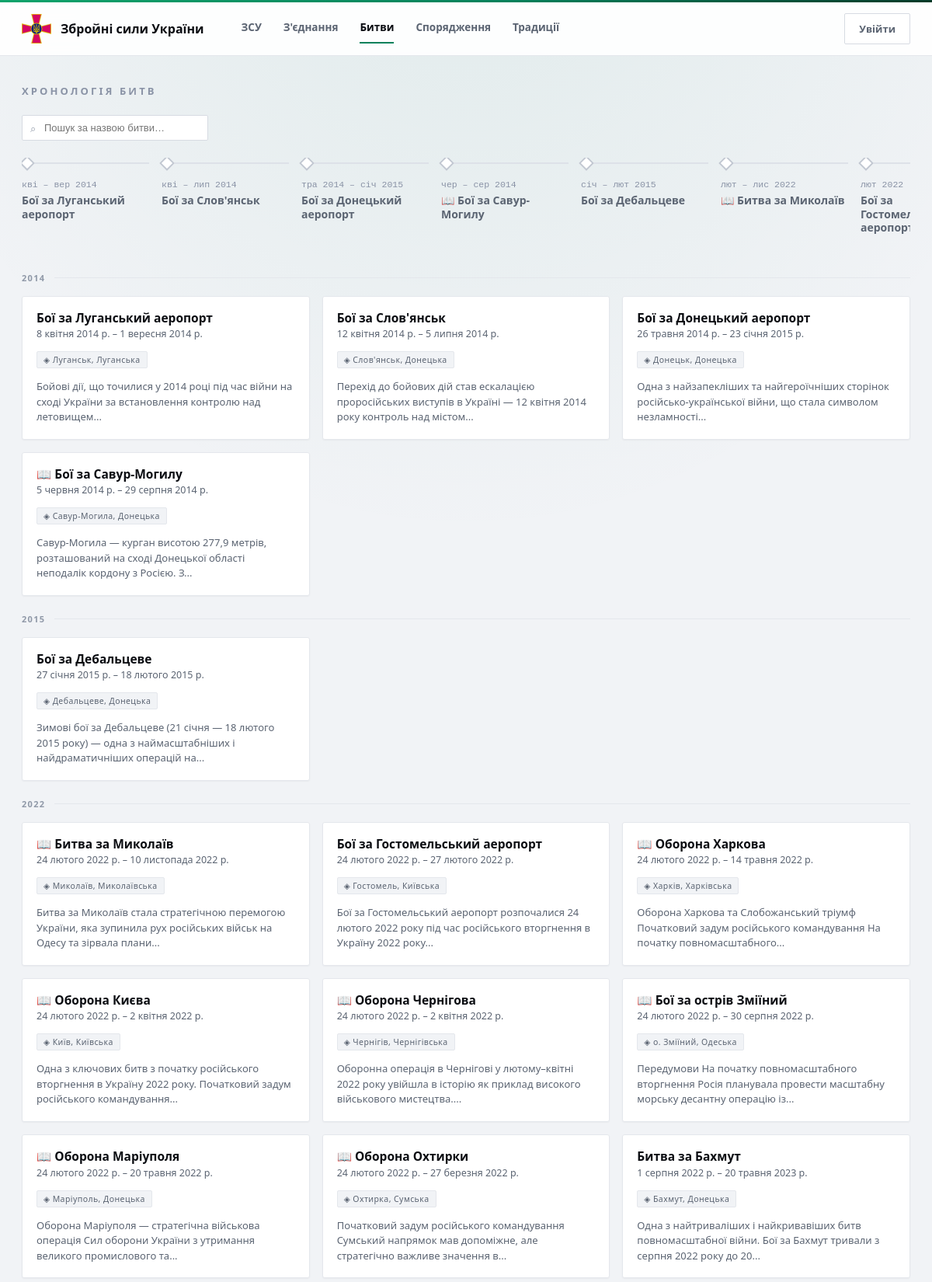
The app's page /battles (upper part) with its own data.
### tables this page shows
CREATE TABLE battles (
    battle_id      INTEGER PRIMARY KEY,
    name           TEXT NOT NULL,
    location_id    INTEGER REFERENCES locations (location_id),
    start_date     DATE,
    end_date       DATE,
    description    TEXT,
    created_at     TIMESTAMP NOT NULL DEFAULT CURRENT_TIMESTAMP,
    updated_at     TIMESTAMP NOT NULL DEFAULT CURRENT_TIMESTAMP,
    CHECK (start_date IS NULL OR end_date IS NULL OR start_date <= end_date)
);

CREATE TABLE locations (
    location_id   INTEGER PRIMARY KEY,
    city_name     TEXT NOT NULL,
    region_id     INTEGER NOT NULL REFERENCES regions (region_id),
    created_at    TIMESTAMP NOT NULL DEFAULT CURRENT_TIMESTAMP,
    updated_at    TIMESTAMP NOT NULL DEFAULT CURRENT_TIMESTAMP,
    UNIQUE (city_name, region_id)
);

CREATE TABLE regions (
    region_id      INTEGER PRIMARY KEY,
    region_name    TEXT NOT NULL UNIQUE,
    created_at     TIMESTAMP NOT NULL DEFAULT CURRENT_TIMESTAMP,
    updated_at     TIMESTAMP NOT NULL DEFAULT CURRENT_TIMESTAMP
);

### app/routers/battles.py (the view)
@router.get("")
def list_battles(request: Request, db: sqlite3.Connection = Depends(get_db)):
    rows = db.execute(
        """SELECT b.battle_id, b.name, b.start_date, b.end_date, b.description, l.city_name, r.region_name
           FROM battles b
           LEFT JOIN locations l ON b.location_id = l.location_id
           LEFT JOIN regions r ON l.region_id = r.region_id
           ORDER BY b.start_date"""
    ).fetchall()
    battles = []
    for r in rows:
        battle = dict(r)
        battle["status"] = _battle_status(r["start_date"], r["end_date"])
        battle["period"] = _format_period(r["start_date"], r["end_date"])
        battle["year"] = r["start_date"][:4] if r["start_date"] else None
        battles.append(battle)
    return templates.TemplateResponse(request, "battles_list.html", {"battles": battles})

### app/templates/battles_list.html (shortened to what this page needs)
{% extends "base.html" %}
{% block content %}
<div class="page-eyebrow">Хронологія битв</div>
<div class="toolbar">
  <div class="search search--inline">
    <input id="battle-search" placeholder="Пошук за назвою битви…" autocomplete="off">
  </div>
</div>
{% if battles %}
<div class="timeline" id="battles-timeline">
  <div class="timeline__track">
    {% for b in battles %}
      <a class="timeline__node battle-row {{ 'is-active' if b.status == 'триває' }}" data-name="{{ b.name|lower }}" href="/battles/{{ b.battle_id }}">
        <div class="line">
          <span class="diamond"></span>
          <span class="bar"></span>
        </div>
        <div class="period">{{ b.period }}</div>
        <div class="name">{{ b.name }}</div>
      </a>
    {% endfor %}
  </div>
</div>
{% endif %}
<div class="grid-cards" id="battles-cards">
  {% for b in battles %}
    {% if loop.first or b.year != battles[loop.index0 - 1].year %}
      <div class="divider"><span>{{ b.year or 'Без дати' }}</span></div>
    {% endif %}
    <a class="card battle-row" data-name="{{ b.name|lower }}" href="/battles/{{ b.battle_id }}">
      <div class="card__head">
        <span class="card__title">
          <span class="card__name">{{ b.name }}</span>
          <span class="card__sub mono">{{ b.start_date | uk_date }}{% if b.end_date %} – {{ b.end_date | uk_date }}{% endif %}</span>
        </span>
      </div>
      {% if b.city_name %}<div class="tags"><span class="tag">◈ {{ b.city_name }}{% if b.region_name %}, {{ b.region_name }}{% endif %}</span></div>{% endif %}
      {% if b.description %}<div style="color:var(--muted);font-size:13px;line-height:1.5">{{ b.description|striptags|truncate(120) }}</div>{% endif %}
    </a>
  {% else %}
    <div class="empty" style="grid-column:1/-1">Битви ще не додані.</div>
  {% endfor %}
</div>
{% endblock %}

### static/css/style.css (style rules this page uses)
:root { --green: #03815B; --green-hover: #026A4A; --green-deep: #023A28; --green-mid: #0FA36B; --green-light: #1FB37C; --accent-text: #045C40; --tint-bg: rgba(3,129,91,0.08); --tint-border: rgba(3,129,91,0.22); --page: #F1F3F6; --card: #FFFFFF; --line: #E4E7EC; --line-2: #EEF0F3; --line-3: #F1F3F6; --input: #D7DBE2; --ink: #0B0D12; --text: #2B303A; --muted: #5B6472; --faint: #8A93A6; --ghost: #9099A8; --mono: "Cascadia Code","Consolas",ui-monospace,monospace; --shadow: 0 1px 2px rgba(20,22,30,0.04); --shadow-h: 0 8px 24px rgba(3,129,91,0.14); }
* { box-sizing: border-box; }
html, body { margin: 0; padding: 0; }
body { font-family: "Calibri","Source Sans Pro","Segoe UI",system-ui,sans-serif; background: var(--page); background-image: radial-gradient(120% 55% at 50% -8%, rgba(3,129,91,0.08) 0%, rgba(241,243,246,0) 55%); background-attachment: fixed; color: var(--text); -webkit-font-smoothing: antialiased; }
a { color: var(--green); text-decoration: none; }
.search { position: relative; display: flex; align-items: center; }
.search::before { content: "⌕"; position: absolute; left: 11px; color: var(--ghost); font-size: 13px; }
.search input { width: 210px; background: #fff; border: 1px solid var(--input); color: var(--text); padding: 8px 12px 8px 28px; font-size: 13px; outline: none; border-radius: 2px; }
.search--inline { margin-right: auto; }
.search--inline input { width: 240px; }
.page-eyebrow { color: var(--faint); font-size: 13px; letter-spacing: 0.24em; text-transform: uppercase; font-weight: 700; margin-bottom: 22px; }
.toolbar { display: flex; align-items: flex-end; justify-content: flex-end; gap: 12px; flex-wrap: wrap; margin-bottom: 22px; }
.divider { display: flex; align-items: center; gap: 12px; margin-top: 6px; }
.grid-cards .divider { grid-column: 1 / -1; }
.divider span { color: var(--ghost); font-size: 11px; letter-spacing: 0.12em; text-transform: uppercase; font-weight: 600; white-space: nowrap; }
.divider::after { content: ""; flex: 1; height: 1px; background: var(--line); }
.grid-cards { display: grid; grid-template-columns: repeat(auto-fill,minmax(280px,1fr)); gap: 16px; }
.card { text-align: left; cursor: pointer; background: var(--card); border: 1px solid var(--line); border-radius: 3px; padding: 18px; display: flex; flex-direction: column; gap: 14px; box-shadow: var(--shadow); transition: border-color .15s, transform .15s, box-shadow .15s; color: inherit; }
.card__head { display: flex; align-items: flex-start; gap: 14px; }
.card__title { min-width: 0; display: flex; flex-direction: column; }
.card__name { color: var(--ink); font-weight: 700; font-size: 15.5px; line-height: 1.2; }
.card__sub { color: var(--muted); font-size: 12.5px; margin-top: 3px; }
.tags { display: flex; flex-wrap: wrap; gap: 6px; }
.tag { font-size: 10.5px; letter-spacing: 0.04em; color: var(--muted); background: var(--line-3); border: 1px solid var(--line); padding: 3px 8px; border-radius: 2px; white-space: nowrap; }
.timeline { position: relative; margin-bottom: 36px; overflow-x: auto; padding-bottom: 6px; }
.timeline__track { display: flex; min-width: min-content; }
.timeline__node { flex: 1; min-width: 180px; padding-right: 16px; }
.timeline__node .line { display: flex; align-items: center; }
.timeline__node .diamond { width: 14px; height: 14px; flex: none; transform: rotate(45deg); background: #fff; border: 2px solid #C2C8D2; }
.timeline__node .bar { flex: 1; height: 2px; background: #DDE1E8; }
.timeline__node .period { font-family: var(--mono); font-size: 11.5px; color: var(--faint); margin-top: 14px; }
.timeline__node .name { margin-top: 5px; font-size: 14px; font-weight: 600; color: var(--muted); line-height: 1.25; }
a.timeline__node { display: block; color: inherit; cursor: pointer; }

### records on screen
battles: period "кві – вер 2014", name "Бої за Луганський аеропорт", year "2014", start_date|uk_date "8 квітня 2014 р.", end_date|uk_date "1 вересня 2014 р.", city_name "Луганськ", region_name "Луганська", description "Бойові дії, що точилися у 2014 році під час війни на сході України за встановлення контролю над летовищем..."
battles: period "кві – лип 2014", name "Бої за Слов'янськ", start_date|uk_date "12 квітня 2014 р.", end_date|uk_date "5 липня 2014 р.", city_name "Слов'янськ", region_name "Донецька", description "Перехід до бойових дій став ескалацією проросійських виступів в Україні — 12 квітня 2014 року контроль над містом..."
battles: period "тра 2014 – січ 2015", name "Бої за Донецький аеропорт", start_date|uk_date "26 травня 2014 р.", end_date|uk_date "23 січня 2015 р.", city_name "Донецьк", region_name "Донецька", description "Одна з найзапекліших та найгероїчніших сторінок російсько-української війни, що стала символом незламності..."
battles: period "чер – сер 2014", name "📖 Бої за Савур-Могилу", start_date|uk_date "5 червня 2014 р.", end_date|uk_date "29 серпня 2014 р.", city_name "Савур-Могила", region_name "Донецька", description "Савур-Могила — курган висотою 277,9 метрів, розташований на сході Донецької області неподалік кордону з Росією. З..."
battles: period "січ – лют 2015", name "Бої за Дебальцеве", year "2015", start_date|uk_date "27 січня 2015 р.", end_date|uk_date "18 лютого 2015 р.", city_name "Дебальцеве", region_name "Донецька", description "Зимові бої за Дебальцеве (21 січня — 18 лютого 2015 року) — одна з наймасштабніших і найдраматичніших операцій на..."
battles: period "лют – лис 2022", name "📖 Битва за Миколаїв", year "2022", start_date|uk_date "24 лютого 2022 р.", end_date|uk_date "10 листопада 2022 р.", city_name "Миколаїв", region_name "Миколаївська", description "Битва за Миколаїв стала стратегічною перемогою України, яка зупинила рух російських військ на Одесу та зірвала плани..."
battles: period "лют 2022", name "Бої за…", name "Бої за Гостомельський аеропорт", start_date|uk_date "24 лютого 2022 р.", end_date|uk_date "27 лютого 2022 р.", city_name "Гостомель", region_name "Київська", description "Бої за Гостомельський аеропорт розпочалися 24 лютого 2022 року під час російського вторгнення в Україну 2022 року..."
battles: name "📖 Оборона Харкова", start_date|uk_date "24 лютого 2022 р.", end_date|uk_date "14 травня 2022 р.", city_name "Харків", region_name "Харківська", description "Оборона Харкова та Слобожанський тріумф Початковий задум російського командування На початку повномасштабного..."
battles: name "📖 Оборона Києва", start_date|uk_date "24 лютого 2022 р.", end_date|uk_date "2 квітня 2022 р.", city_name "Київ", region_name "Київська", description "Одна з ключових битв з початку російського вторгнення в Україну 2022 року. Початковий задум російського командування..."
battles: name "📖 Оборона Чернігова", start_date|uk_date "24 лютого 2022 р.", end_date|uk_date "2 квітня 2022 р.", city_name "Чернігів", region_name "Чернігівська", description "Оборонна операція в Чернігові у лютому–квітні 2022 року увійшла в історію як приклад високого військового мистецтва...."
battles: name "📖 Бої за острів Зміїний", start_date|uk_date "24 лютого 2022 р.", end_date|uk_date "30 серпня 2022 р.", city_name "о. Зміїний", region_name "Одеська", description "Передумови На початку повномасштабного вторгнення Росія планувала провести масштабну морську десантну операцію із..."
battles: name "📖 Оборона Маріуполя", start_date|uk_date "24 лютого 2022 р.", end_date|uk_date "20 травня 2022 р.", city_name "Маріуполь", region_name "Донецька", description "Оборона Маріуполя — стратегічна військова операція Сил оборони України з утримання великого промислового та..."
battles: name "📖 Оборона Охтирки", start_date|uk_date "24 лютого 2022 р.", end_date|uk_date "27 березня 2022 р.", city_name "Охтирка", region_name "Сумська", description "Початковий задум російського командування Сумський напрямок мав допоміжне, але стратегічно важливе значення в..."
battles: name "Битва за Бахмут", start_date|uk_date "1 серпня 2022 р.", end_date|uk_date "20 травня 2023 р.", city_name "Бахмут", region_name "Донецька", description "Одна з найтриваліших і найкривавіших битв повномасштабної війни. Бої за Бахмут тривали з серпня 2022 року до 20..."
